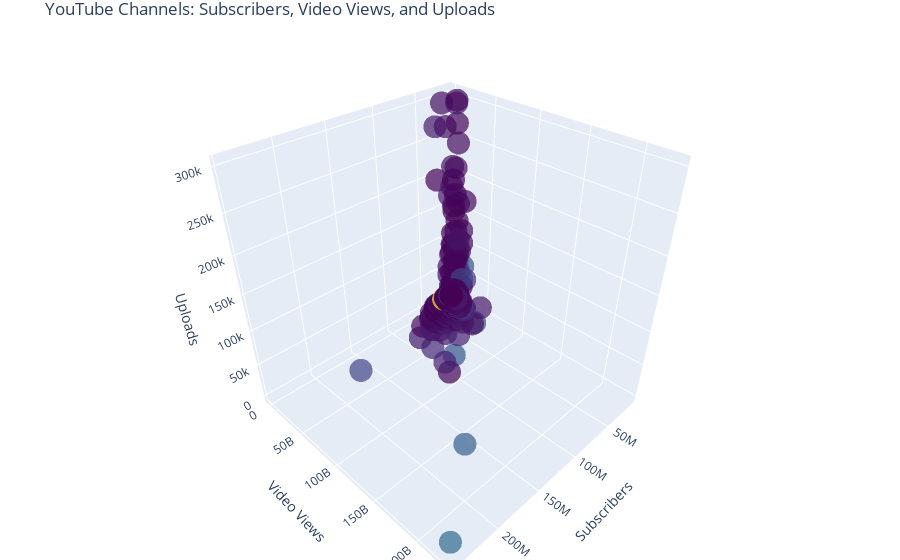

Notebook source saved alongside this figure:
### Code cell
fig1 = go.Figure(data=go.Scatter3d(
    x=df_cleaned['subscribers'],
    y=df_cleaned['video views'],
    z=df_cleaned['uploads'],
    mode='markers',
    marker=dict(
        size=8,
        color=df_cleaned['video_views_for_the_last_30_days'],
        colorscale='Viridis',
        opacity=0.7
    )
))

fig1.update_layout(title='YouTube Channels: Subscribers, Video Views, and Uploads',
                   scene=dict(xaxis_title='Subscribers', yaxis_title='Video Views', zaxis_title='Uploads'),
                   margin=dict(l=0, r=0, b=0, t=30))
fig1.show()

### Figure 1 — Plotly figure (JSON) as saved in the notebook; plotly's stock layout.template omitted (floating-point values rounded to 4 significant figures; data arrays with more than 128 entries replaced by an {"elided": "..."} marker saying what was removed)
{"data": [{"marker": {"color": {"elided": "554 int values"}, "colorscale": [[0, "#440154"], [0.1111, "#482878"], [0.2222, "#3e4989"], [0.3333, "#31688e"], [0.4444, "#26828e"], [0.5556, "#1f9e89"], [0.6667, "#35b779"], [0.7778, "#6ece58"], [0.8889, "#b5de2b"], [1, "#fde725"]], "opacity": 0.7, "size": 8}, "mode": "markers", "type": "scatter3d", "x": {"elided": "554 int values"}, "y": {"elided": "554 int values"}, "z": {"elided": "554 int values"}}], "layout": {"margin": {"b": 0, "l": 0, "r": 0, "t": 30}, "scene": {"xaxis": {"title": {"text": "Subscribers"}}, "yaxis": {"title": {"text": "Video Views"}}, "zaxis": {"title": {"text": "Uploads"}}}, "title": {"text": "YouTube Channels: Subscribers, Video Views, and Uploads"}}}
